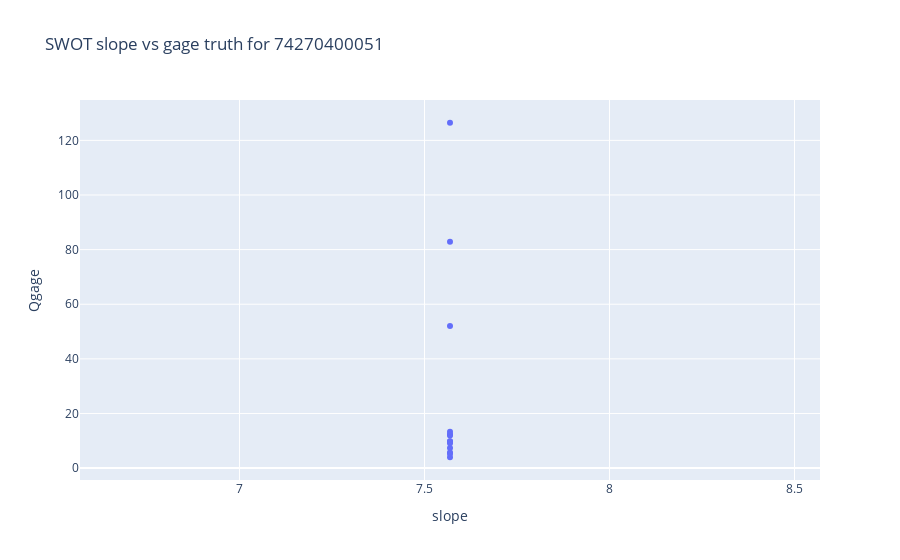

Notebook code for this chart:
### Code cell
fig = px.scatter(df, x='slope', y='Qgage',title='SWOT slope vs gage truth for '+reachid)
fig.show()

### Figure 1 — Plotly figure (JSON) as saved in the notebook; plotly's stock layout.template omitted (floating-point values rounded to 4 significant figures)
{"data": [{"hovertemplate": "slope=%{x}<br>Qgage=%{y}<extra></extra>", "legendgroup": "", "marker": {"color": "#636efa", "symbol": "circle"}, "mode": "markers", "name": "", "orientation": "v", "showlegend": false, "type": "scatter", "x": [7.569, 7.569, 7.569, 7.569, 7.569, 7.569, 7.569, 7.569, 7.569, 7.569, 7.569, 7.569, 7.569], "xaxis": "x", "y": [52.04, 7.378, 9.857, 11.91, 12.43, 9.725, 82.86, 9.103, 3.979, 13.27, 5.71, 5.305, 126.5], "yaxis": "y"}], "layout": {"autosize": true, "legend": {"tracegroupgap": 0}, "title": {"text": "SWOT slope vs gage truth for 74270400051"}, "xaxis": {"anchor": "y", "autorange": true, "domain": [0, 1], "range": [6.569, 8.569], "title": {"text": "slope"}, "type": "linear"}, "yaxis": {"anchor": "x", "autorange": true, "domain": [0, 1], "range": [-6.128, 136.6], "title": {"text": "Qgage"}, "type": "linear"}}}
